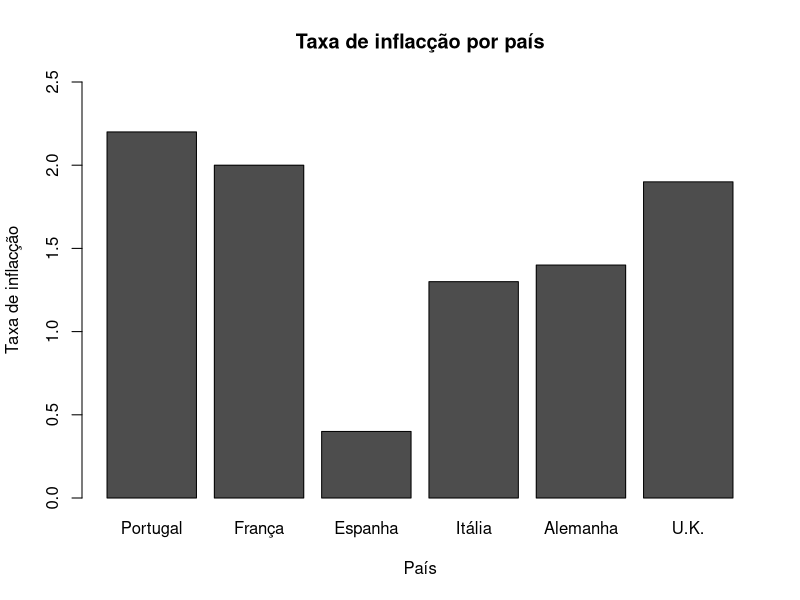

The R script that drew this image:
png("ex4_4a.png")
data <- read.csv("./dataset/4_4.csv")
barplot(
  t(as.matrix(data$taxa)),
  names.arg = data$pais,
  ylab = "Taxa de inflacção",
  xlab = "País",
  main = "Taxa de inflacção por país",
  ylim = c(0, 2.5)
)
